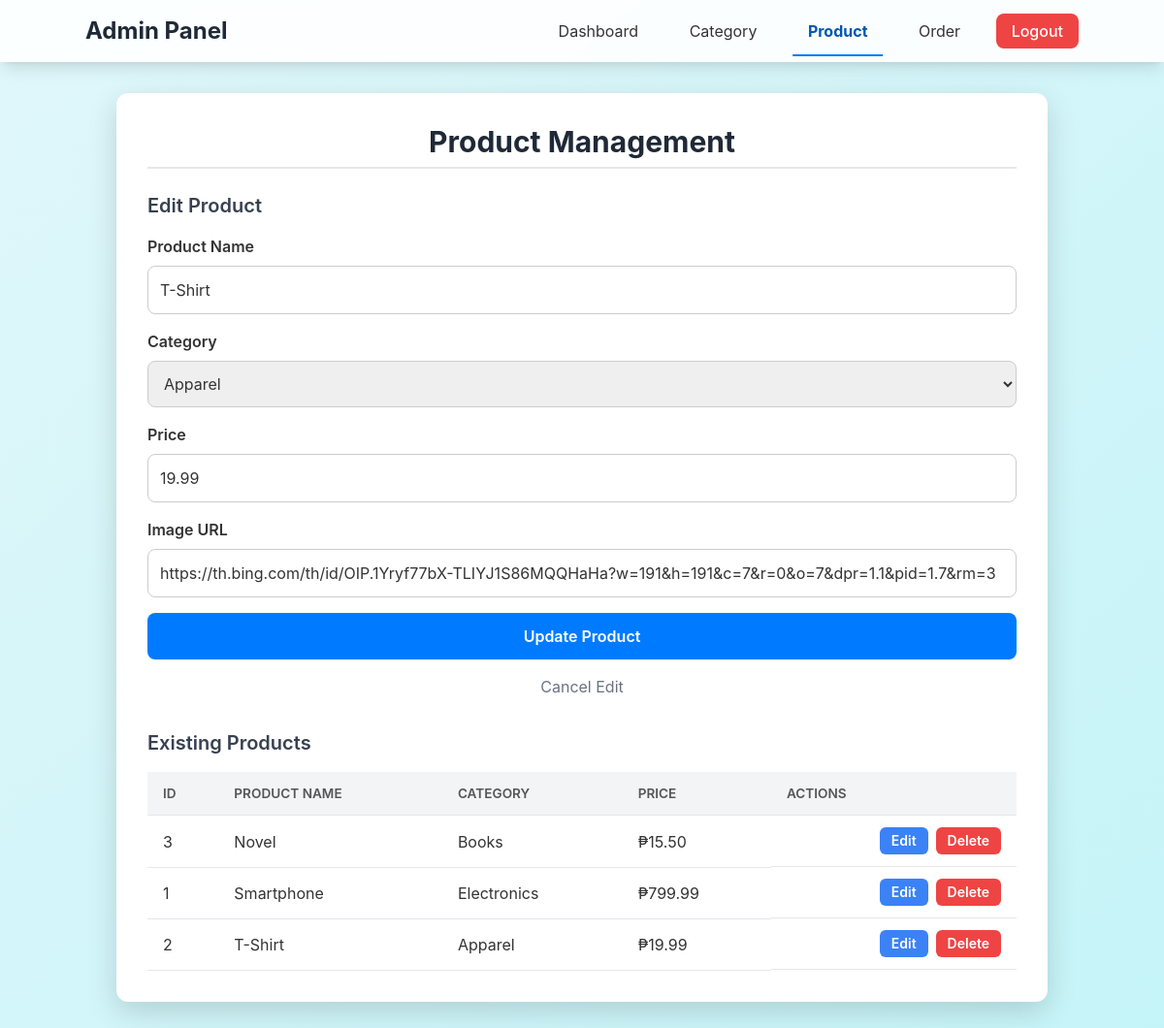
/admin/product.php?edit=2 (signed in), run on the app's committed database.
### tables this page shows
CREATE TABLE `products` (
  `product_id` int(11) NOT NULL,
  `category_id` int(11) NOT NULL,
  `product_name` varchar(150) NOT NULL,
  `price` decimal(10,2) NOT NULL,
  `image_path` varchar(255) DEFAULT NULL,
  `image_url` varchar(255) DEFAULT NULL,
  `created_at` timestamp NOT NULL DEFAULT current_timestamp()
);

CREATE TABLE `categories` (
  `category_id` int(11) NOT NULL,
  `category_name` varchar(100) NOT NULL,
  `created_at` timestamp NOT NULL DEFAULT current_timestamp()
);

### admin/product.php (the view, shortened to what this page needs)
<?php
require_once '../include/config.php';
$editing_product = null;
if (isset($_GET['edit'])) {
    $edit_id = intval($_GET['edit']);
    $stmt_edit = $pdo->prepare("SELECT * FROM products WHERE product_id = ?");
    $stmt_edit->execute([$edit_id]);
    $editing_product = $stmt_edit->fetch(PDO::FETCH_ASSOC);
}
$stmt_categories = $pdo->query("SELECT category_id, category_name FROM categories ORDER BY category_name ASC");
$categories = $stmt_categories->fetchAll(PDO::FETCH_ASSOC);
$stmt_products = $pdo->query("SELECT p.*, c.category_name FROM products p JOIN categories c ON p.category_id = c.category_id ORDER BY p.created_at DESC");
$products = $stmt_products->fetchAll(PDO::FETCH_ASSOC);
?>
<!DOCTYPE html>
<html lang="en">
<head>
    <script src="https://cdn.tailwindcss.com"></script>
    <link rel="stylesheet" href="../asset/admin.css">
</head>
<body class="flex flex-col min-h-screen">
    <nav class="bg-white bg-opacity-90 backdrop-blur-sm shadow-lg p-4 sticky top-0 z-50">
        <div class="container mx-auto flex justify-between items-center">
            <div class="text-2xl font-bold text-gray-800">Admin Panel</div>
            <div class="space-x-4">
                <a href="dashboard.php" class="nav-link">Dashboard</a>
                <a href="category.php" class="nav-link">Category</a>
                <a href="product.php" class="nav-link active-nav-link">Product</a>
                <a href="order_management.php" class="nav-link">Order</a>
                <a href="../auth/logout.php" class="bg-red-500 text-white px-4 py-2 rounded-lg font-medium hover:bg-red-600 transition-colors">Logout</a>
            </div>
        </div>
    </nav>
    <main class="flex-grow container mx-auto p-6 md:p-8">
        <div class="content-section">
            <h1 class="text-3xl font-bold mb-6 text-gray-800 border-b-2 pb-2">Product Management</h1>
            <div class="mb-8">
                <h3 class="text-xl font-semibold mb-4 text-gray-700">
                    <?php echo $editing_product ? 'Edit Product' : 'Add New Product'; ?>
                </h3>
                <form action="product.php" method="post" class="space-y-4">
                    <div class="form-group">
                        <label for="product-name" class="form-label">Product Name</label>
                        <input type="text" id="product-name" name="product_name" class="form-input" required value="<?php echo htmlspecialchars($editing_product['product_name'] ?? ''); ?>">
                    </div>
                    <div class="form-group">
                        <label for="category-id" class="form-label">Category</label>
                        <select id="category-id" name="category_id" class="form-select" required>
                            <?php foreach ($categories as $cat): ?>
                                <option value="<?php echo htmlspecialchars($cat['category_id']); ?>"
                                    <?php echo ($editing_product && $editing_product['category_id'] == $cat['category_id']) ? 'selected' : ''; ?>>
                                    <?php echo htmlspecialchars($cat['category_name']); ?>
                                </option>
                            <?php endforeach; ?>
                        </select>
                    </div>
                    <div class="form-group">
                        <label for="price" class="form-label">Price</label>
                        <input type="number" step="0.01" id="price" name="price" class="form-input" required value="<?php echo htmlspecialchars($editing_product['price'] ?? ''); ?>">
                    </div>
                    <div class="form-group">
                        <label for="image-url" class="form-label">Image URL</label>
                        <input type="url" id="image-url" name="image_url" class="form-input" value="<?php echo htmlspecialchars($editing_product['image_url'] ?? ''); ?>">
                    </div>
                    <div>
                        <button type="submit" name="<?php echo $editing_product ? 'update_product' : 'add_product'; ?>" class="w-full btn btn-primary">
                            <?php echo $editing_product ? 'Update Product' : 'Add Product'; ?>
                        </button>
                    </div>
                    <?php if ($editing_product): ?>
                        <div class="text-center mt-4">
                            <a href="product.php" class="text-gray-500 hover:text-gray-800">Cancel Edit</a>
                        </div>
                    <?php endif; ?>
                </form>
            </div>
            <div>
                <h3 class="text-xl font-semibold mb-4 text-gray-700">Existing Products</h3>
                <div class="table-container">
                    <table class="table">
                        <thead>
                            <tr>
                                <th>ID</th>
                                <th>Product Name</th>
                                <th>Category</th>
                                <th>Price</th>
                                <th class="text-right">Actions</th>
                            </tr>
                        </thead>
                        <tbody>
                            <?php foreach ($products as $product): ?>
                                <tr>
                                    <td><?php echo htmlspecialchars($product['product_id']); ?></td>
                                    <td><?php echo htmlspecialchars($product['product_name']); ?></td>
                                    <td><?php echo htmlspecialchars($product['category_name']); ?></td>
                                    <td>₱<?php echo htmlspecialchars(number_format($product['price'], 2)); ?></td>
                                    <td class="text-right flex space-x-2 justify-end">
                                        <a href="product.php?edit=<?php echo htmlspecialchars($product['product_id']); ?>" class="btn px-3 py-1 text-sm bg-blue-500 text-white rounded-md hover:bg-blue-600 transition-colors">Edit</a>
                                        <form method="post" onsubmit="return confirm('Are you sure you want to delete this product?');">
                                            <button type="submit" name="delete_product" class="btn px-3 py-1 text-sm bg-red-500 text-white rounded-md hover:bg-red-600 transition-colors">Delete</button>
                                        </form>
                                    </td>
                                </tr>
                            <?php endforeach; ?>
                        </tbody>
                    </table>
                </div>
            </div>
        </div>
    </main>
</body>
</html>

### asset/css/admin.css (style rules this page uses)
* { box-sizing: border-box; margin: 0; padding: 0; }
body { font-family: 'Inter', sans-serif; color: #333; background: linear-gradient(to bottom right, #e0f7fa, #c5f4f8); min-height: 100vh; }
h1, h2 { color: #007bff; text-align: center; margin-bottom: 20px; }
a { color: #007bff; text-decoration: none; }
.nav-link { transition: all 0.3s ease; position: relative; padding: 1rem; }
.nav-link::after { content: ''; position: absolute; width: 0; height: 2px; bottom: 0; left: 50%; transform: translateX(-50%); background-color: #007bff; transition: width 0.3s ease; }
.active-nav-link { font-weight: 700; color: #0056b3; }
.active-nav-link::after { width: 100%; }
.content-section { background-color: #ffffff; padding: 2rem; border-radius: 12px; box-shadow: 0 10px 30px rgba(0, 0, 0, 0.15); }
.table-container { overflow-x: auto; }
.table { width: 100%; border-collapse: collapse; }
.table th, .table td { padding: 12px 16px; text-align: left; border-bottom: 1px solid #e5e7eb; }
.table th { background-color: #f3f4f6; font-weight: 600; text-transform: uppercase; font-size: 0.85rem; color: #555; }
.form-group { margin-bottom: 1.5rem; }
.form-label { display: block; margin-bottom: 0.5rem; font-weight: 600; }
.form-input, .form-select { width: 100%; padding: 0.75rem; border: 1px solid #ccc; border-radius: 8px; transition: all 0.2s ease; }
.btn { padding: 0.75rem 1.5rem; border-radius: 8px; font-weight: 600; cursor: pointer; transition: background-color 0.2s ease; }
.btn-primary { background-color: #007bff; color: white; }

### admin/product.php (style rules this page uses)
* { box-sizing: border-box; margin: 0; padding: 0; }
body { font-family: 'Inter', sans-serif; color: #333; background: linear-gradient(to bottom right, #e0f7fa, #c5f4f8); min-height: 100vh; }
h1, h2 { color: #007bff; text-align: center; margin-bottom: 20px; }
a { color: #007bff; text-decoration: none; }
.nav-link { transition: all 0.3s ease; position: relative; padding: 1rem; }
.nav-link::after { content: ''; position: absolute; width: 0; height: 2px; bottom: 0; left: 50%; transform: translateX(-50%); background-color: #007bff; transition: width 0.3s ease; }
.active-nav-link { font-weight: 700; color: #0056b3; }
.active-nav-link::after { width: 100%; }
.content-section { background-color: #ffffff; padding: 2rem; border-radius: 12px; box-shadow: 0 10px 30px rgba(0, 0, 0, 0.15); }
.table-container { overflow-x: auto; }
.table { width: 100%; border-collapse: collapse; }
.table th, .table td { padding: 12px 16px; text-align: left; border-bottom: 1px solid #e5e7eb; }
.table th { background-color: #f3f4f6; font-weight: 600; text-transform: uppercase; font-size: 0.85rem; color: #555; }
.form-group { margin-bottom: 1.5rem; }
.form-label { display: block; margin-bottom: 0.5rem; font-weight: 600; }
.form-input, .form-select { width: 100%; padding: 0.75rem; border: 1px solid #ccc; border-radius: 8px; transition: all 0.2s ease; }
.btn { padding: 0.75rem 1.5rem; border-radius: 8px; font-weight: 600; cursor: pointer; transition: background-color 0.2s ease; }
.btn-primary { background-color: #007bff; color: white; }

### data on the page
products: product_name "T-Shirt", category_id "Apparel", price "19.99", image_url "https://th.bing.com/th/id/OIP.1Yryf77bX-TLIYJ1S86MQQHaHa?w=191&h=191&c=7&r=0&o=7&dpr=1.1&pid=1.7&rm=3", product_id "2", category.category_name "Apparel"
products: product_id "3", product_name "Novel", category.category_name "Books", price "15.50"
products: product_id "1", product_name "Smartphone", category.category_name "Electronics", price "799.99"
